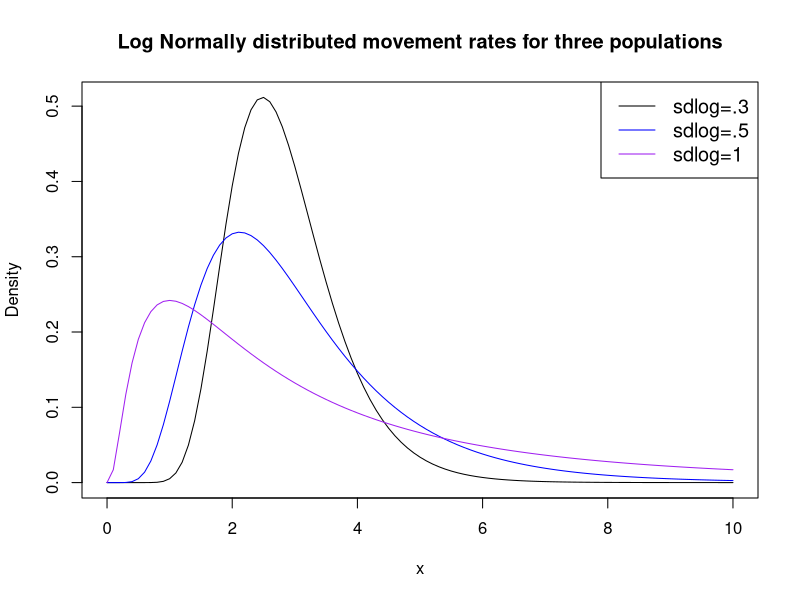
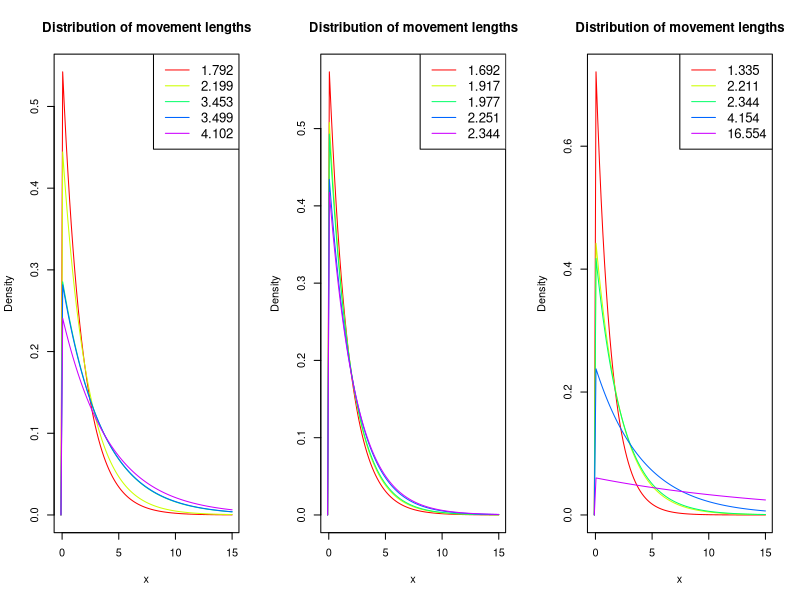
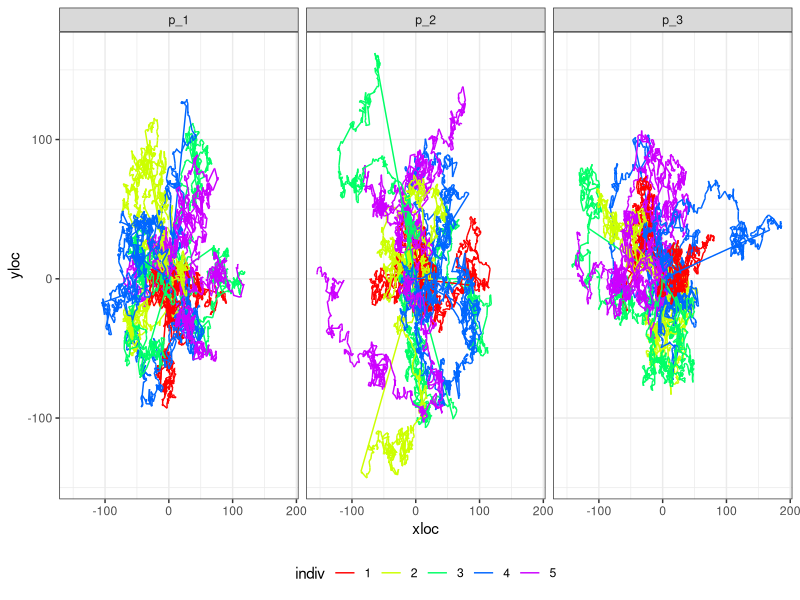
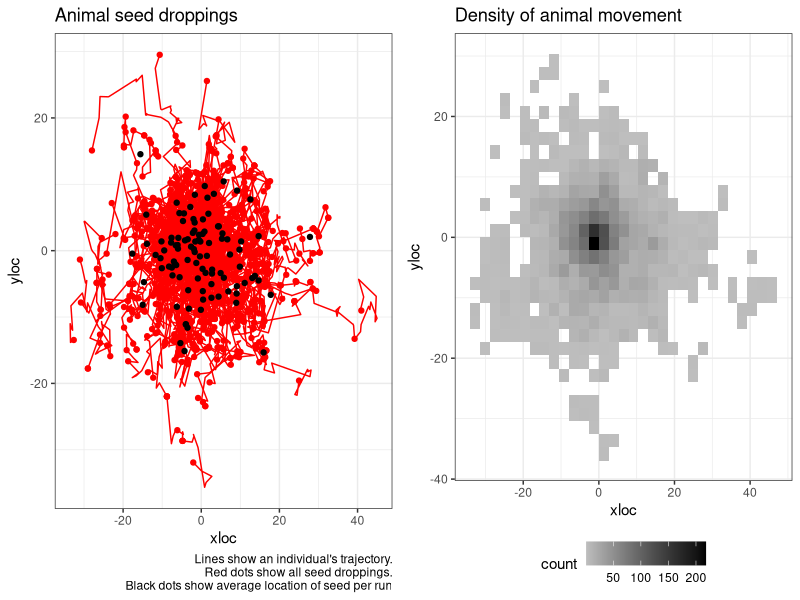
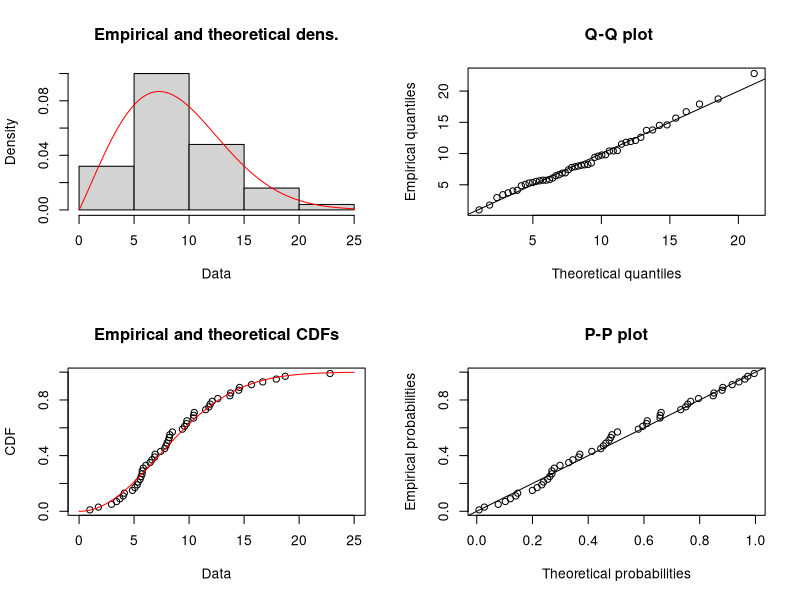
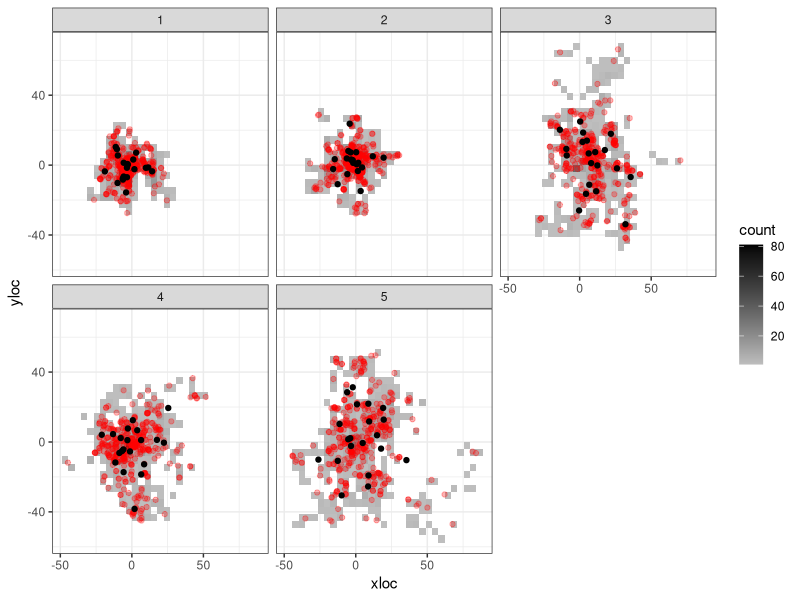
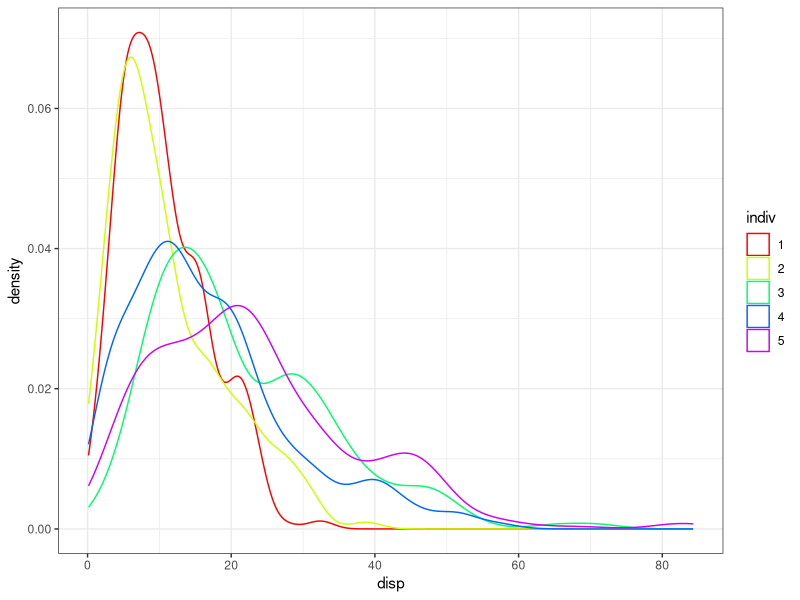
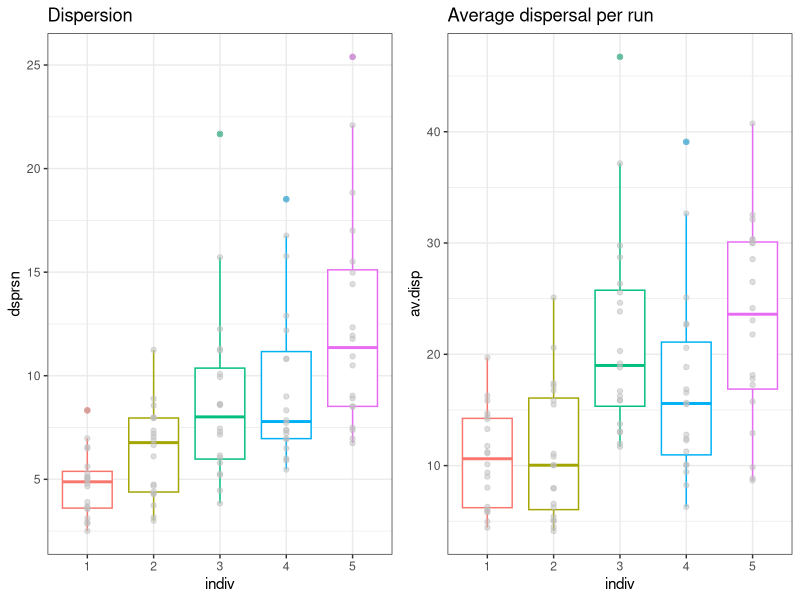

The R script that drew these images, in order:
## ---- chunk 1
knitr::opts_chunk$set(echo = FALSE)
knitr::opts_chunk$set(fig.width=12, fig.height=6) 
## ---- chunk 2
library(dplyr)
library(tidyr)
library(ggplot2)
library(cowplot)
library(fitdistrplus)
library(Hmisc)
## ---- chunk 3

av.mov.rate <- 1
max.x <- 10

mycols <- c("black", "blue", "purple")
#create density plots
curve(dlnorm(x, meanlog=av.mov.rate, sdlog=.3),
      from=0, to=max.x,
      col=mycols[1],
      main = 'Log Normally distributed movement rates for three populations', #add title
      ylab = 'Density', #change y-axis label
      )

curve(dlnorm(x, meanlog=av.mov.rate, sdlog=.5), 
      from=0, to=max.x,
      col=mycols[2], add=TRUE)

curve(dlnorm(x, meanlog=av.mov.rate, sdlog=1), 
      from=0, to=max.x,
      col=mycols[3], add=TRUE)

#add legend
legend("topright", legend=c("sdlog=.3", "sdlog=.5", "sdlog=1"),
       col=mycols, lty=1, cex=1.2)
## ---- chunk 4
n.individuals <-  5
m_1 <- sort(round(rlnorm(n.individuals, meanlog = av.mov.rate, sdlog = 0.3),3))
m_2 <- sort(round(rlnorm(n.individuals, meanlog = av.mov.rate, sdlog = 0.5),3))
m_3 <- sort(round(rlnorm(n.individuals, meanlog = av.mov.rate, sdlog = 1),3))
## ---- chunk 5

par(mfrow=c(1,3))
mycols <- rainbow(n.individuals, s=1)

range <- c(-0.1,max.x+5)
#create density plots
#########################################################################
# Fist population
curve(dexp(x, 1/m_1[1]), #notice rate for exponential is 1/movement rate.
      from=range[1], to=range[2], 
      col=mycols[1],
      main = 'Distribution of movement lengths', #add title
      ylab = 'Density', #change y-axis label
      xlab = "x"
      )
for(i in 2:5){
  curve(dexp(x, 1/m_1[i]), 
        from=range[1], to=range[2],
        col=mycols[i], add=TRUE)
}

#add legend
legend("topright", legend= m_1,
       col=mycols, lty=1, cex=1.2)
#########################################################################
# Second population
curve(dexp(x, 1/m_2[1]), #notice rate for exponential is 1/movement rate.
      from=range[1], to=range[2], 
      col=mycols[1],
      main = 'Distribution of movement lengths', #add title
      ylab = 'Density', #change y-axis label
      xlab = "x"
      )
for(i in 2:5){
  curve(dexp(x, 1/m_2[i]), 
        from=range[1], to=range[2],
        col=mycols[i], add=TRUE)
}

#add legend
legend("topright", legend= m_2,
       col=mycols, lty=1, cex=1.2)

#########################################################################
# Third population
curve(dexp(x, 1/m_3[1]), #notice rate for exponential is 1/movement rate.
      from=range[1], to=range[2], 
      col=mycols[1],
      main = 'Distribution of movement lengths', #add title
      ylab = 'Density', #change y-axis label
      xlab = "x"
      )
for(i in 2:5){
  curve(dexp(x, 1/m_3[i]), 
        from=range[1], to=range[2],
        col=mycols[i], add=TRUE)
}

#add legend
legend("topright", legend= m_3,
       col=mycols, lty=1, cex=1.2)
## ---- chunk 6
sim_movement <- function(prm, t = 1000, plot.it = TRUE, return.data.frame = FALSE){
  tru.rate <- round(prm, 3)
  movedist <- rexp(t, rate = 1/tru.rate)
  angle <- runif(t, min = 0, max = 360)
  distx <- movedist*cos(angle)
  xloc <- c(0, cumsum(distx))
  disty <- movedist*sin(angle)
  yloc <- c(0, cumsum(disty))
  animalTraj <- data.frame(time = 0:t, xloc = xloc, yloc = yloc)
  if(plot.it == TRUE){
    plot(x = xloc, y = yloc, type = "l", main = paste("Rate=",tru.rate))
  }
  if(return.data.frame == TRUE){
    return(animalTraj)
  }
}
## ---- chunk 7
nruns <- 3
m.data <- data.frame(m_1, m_2, m_3)

df <- NULL

for(m in 1:3){
  m.0 <- m.data[m]
  for(j in 1:n.individuals){
  for(k in 1:nruns){
  a <- sim_movement(m_2[j], plot.it = FALSE, return.data.frame = TRUE) %>% 
    mutate(indiv = as.factor(j),
           run = paste0("r_", k),
           pop.id = paste0("p_",m))
  df <- rbind.data.frame(df, a)
}
}
  
}


df %>% 
  ggplot(., aes(x = xloc, y=yloc, group = run, color = indiv)) +
  facet_wrap(~pop.id) +
  geom_path() +
  scale_color_manual(values = mycols) +
  theme_bw() +
  theme(legend.position = "bottom") +
  NULL
## ---- chunk 8
sim_seeds <- function(nseeds = 20, m.prms = NULL,...){
  grt <- round(rgamma(nseeds, shape = 4, scale = 5))
  t.grt <- max(grt)

  df <- sim_movement(m.prms, t = t.grt, plot.it = FALSE, return.data.frame = TRUE)

  df %>% 
    left_join(., data.frame(s.id = 1:nseeds, time = grt)) %>% 
    mutate(disp = sqrt(xloc^2+yloc^2)) -> df
  
  return(df)
}

summ_seeds <- function(df = NULL){
  df %>% 
  drop_na(s.id) %>% 
  mutate(xi = (mean(xloc)-xloc)^2,
         yi = (mean(yloc)-yloc)^2) %>% 
  summarise(x = mean(xloc),
            y = mean(yloc),
            av.disp = mean(disp),
            se.disp = sd(disp)/sqrt(n()),
            dsprsn = sum(sqrt(xi+yi))/n()) -> s.df
  return(s.df)
}

# a <- sim_seeds(m.prms = m_1[1])
# summ_seeds(a)
## ---- chunk 9
nruns <- 100
ex.i <- 1
df <- NULL
summ.df <- NULL

for(j in 1:ex.i){
  for(k in 1:nruns){
    a <- sim_seeds(m.prms = m_1[j]) %>% 
      mutate(indiv = as.factor(j),
             run = factor(paste0("r_", k), levels = paste0("r_", 1:nruns)))
    
    b <- summ_seeds(a) %>% 
      mutate(indiv = as.factor(j),
             run = factor(paste0("r_", k), levels = paste0("r_", 1:nruns)))
    
    df <- rbind.data.frame(df, a) 
    summ.df <- rbind.data.frame(summ.df, b) 
}
}
## ---- chunk 10

df %>% 
  ggplot(., aes(x = xloc, y=yloc, 
                group = run,
                color = indiv)) +
  # facet_wrap(~run) +
  geom_path() +
  scale_color_manual(values = mycols) +
  geom_point(data = df %>% drop_na(s.id), 
             aes(x = xloc, y = yloc)) +
  geom_point(data = summ.df, aes(x = x, y=y), color = "black") +
  theme_bw() +
  labs(title = "Animal seed droppings", caption = "Lines show an individual's trajectory.\n Red dots show all seed droppings.\n Black dots show average location of seed per run") +
  theme(legend.position = "none") -> p1
# p1

df %>% 
  ggplot(., aes(x = xloc, y = yloc)) +
  # stat_density_2d(aes(fill = ..level..), geom = "polygon", colour="white") +
  geom_bin2d() +
  # geom_hex() +
  # scale_fill_continuous(type = "viridis") +
  scale_fill_gradient(low = "grey", high = "black") +
  # geom_point(data = df %>% drop_na(s.id), 
  #            aes(x = xloc, y = yloc), color = mycols[ex.i], alpha = 0.3) +
  # geom_point(data = summ.df, aes(x = x, y=y), color = "black") +
  theme_bw() +
  theme(legend.position = "bottom") +
  labs(title = "Density of animal movement") -> p2
# p2

cowplot::plot_grid(p1, p2)
  
# summ.df %>% 
#   ggplot(., aes(y = dsprsn)) +
#   geom_boxplot()
# 
# summ.df %>% 
#   ggplot(., aes(x = av.disp)) +
#   geom_density(color = "blue") + # for the average dispersal per run
#   geom_density(data = df %>% drop_na(s.id),
#                  aes(x = disp)) + # for every seed
#   theme_bw()
## ---- chunk 11
# s.df <- df %>% drop_na(s.id)

s.df <- df %>% drop_na(s.id) %>% 
  sample_n(., 50)
  


g <- fitdist(s.df$disp, distr = "weibull")
## ---- chunk 12
summary(g)
plot(g)

# library(MASS)
# fitdistr(s.df$disp, densfun = "weibull")
## ---- chunk 13
nruns <- 20

df <- NULL
summ.df <- NULL

for(j in 1:n.individuals){
  for(k in 1:nruns){
    a <- sim_seeds(m.prms = m_1[j]) %>% 
      mutate(indiv = as.factor(j),
             run = factor(paste0("r_", k), levels = paste0("r_", 1:nruns)))
    
    b <- summ_seeds(a) %>% 
      mutate(indiv = as.factor(j),
             run = factor(paste0("r_", k), levels = paste0("r_", 1:nruns)))
    
    df <- rbind.data.frame(df, a) 
    summ.df <- rbind.data.frame(summ.df, b) 
}
}
## ---- chunk 14
df %>% 
  ggplot(., aes(x = xloc, y = yloc)) +
  facet_wrap(~indiv) +
  # stat_density_2d(aes(fill = ..level..), geom = "polygon", colour="white") +
  geom_bin2d() +
  # geom_hex() +
  # scale_fill_continuous(type = "viridis") +
  scale_fill_gradient(low = "grey", high = "black") +
  geom_point(data = df %>% drop_na(s.id),
             aes(x = xloc, y = yloc), color = "red", alpha = 0.3) +
  geom_point(data = summ.df, aes(x = x, y=y), color = "black") +
  theme_bw()
## ---- chunk 15
df %>% 
  drop_na(s.id) %>% 
  ggplot(., aes(x = disp, color = indiv)) +
  geom_density() +
  scale_color_manual(values = mycols) +
  theme_bw()

## ---- chunk 16
summ.df %>% 
  ggplot(., aes(y = dsprsn, x = indiv, color = indiv)) +
  geom_boxplot() +
  geom_point(color = "grey", alpha = 0.5) +
  labs(title = "Dispersion") +
  theme_bw() +
  theme(legend.position = "none") -> p1
# p1

summ.df %>% 
  ggplot(., aes(y = av.disp, x = indiv, color = indiv)) +
  geom_boxplot() +
  geom_point(color = "grey", alpha = 0.5) +
  labs(title = "Average dispersal per run") +
  theme_bw() +
  theme(legend.position = "none") -> p2
# p2

plot_grid(p1, p2)
## ---- chunk 17
n.boots <- 10
samp.size <- 30
weib.boot <- NULL

for(j in 1:n.boots){
      s.df <- df %>% drop_na(s.id) %>%
      group_by(indiv) %>%
      sample_n(., samp.size)
    
    # s.df <- df %>% drop_na(s.id)
    
    weib.fits <- NULL
    
    for(i in 1:n.individuals){
      dat <- s.df %>% 
        filter(indiv == i)
      #g <- fitdist(dat$disp, distr = "weibull", method = 'mle', lower = c(0,0))
      g <- fitdistr(dat$disp, densfun = "weibull", lower = c(0,0))
      prms.weib <- data.frame(est.shape = as.numeric(g$estimate[1]),
                              est.scale = as.numeric(g$estimate[2]),
                              loglik = g$loglik, indiv = i)
      weib.fits <- rbind.data.frame(weib.fits, prms.weib)
      # plot(g)
    }
    
    weib.boot <- rbind.data.frame(weib.boot, weib.fits %>% mutate(boot = j))
}

# weib.boot
## ---- chunk 18
weib.boot.pool <- NULL

for(j in 1:n.boots){
      s.df <- df %>% drop_na(s.id) %>%
      sample_n(., samp.size)

    
    g <- fitdistr(s.df$disp, densfun = "weibull", lower = c(0,0))
    
    prms.weib <- data.frame(est.shape = as.numeric(g$estimate[1]),
                              est.scale = as.numeric(g$estimate[2]),
                              loglik = g$loglik, indiv = 0)
    
    weib.boot.pool <- rbind.data.frame(weib.boot.pool, prms.weib %>% mutate(boot = j))
}

## ---- chunk 19

weib.boot %>% 
  rbind.data.frame(., weib.boot.pool) -> weib.boot

weib.boot %>% 
  ggplot(., aes(x = factor(indiv), y = est.shape)) +
  geom_violin() +
  #geom_boxplot(width = 0.1) +
  stat_summary(fun.data=mean_sdl, mult=1, 
                 geom="pointrange", color="red") +
  labs(title = "Shape") +
  theme_bw() -> p1

weib.boot %>% 
  ggplot(., aes(x = factor(indiv), y = est.scale)) +
  geom_violin() +
  #geom_boxplot(width = 0.1) +
  stat_summary(fun.data=mean_sdl, mult=1, 
                 geom="pointrange", color="red") +
  labs(title = "Scale") +
  theme_bw() -> p2

plot_grid(p1, p2)
